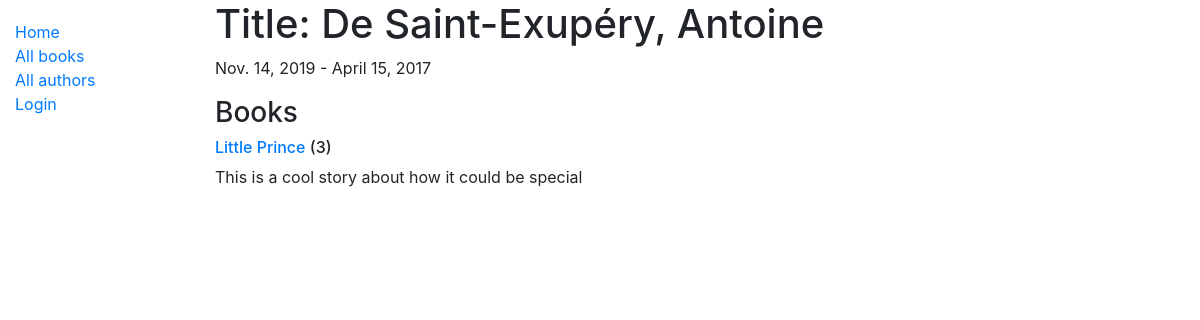
The page /catalog/authors/3 on the database as committed earlier.
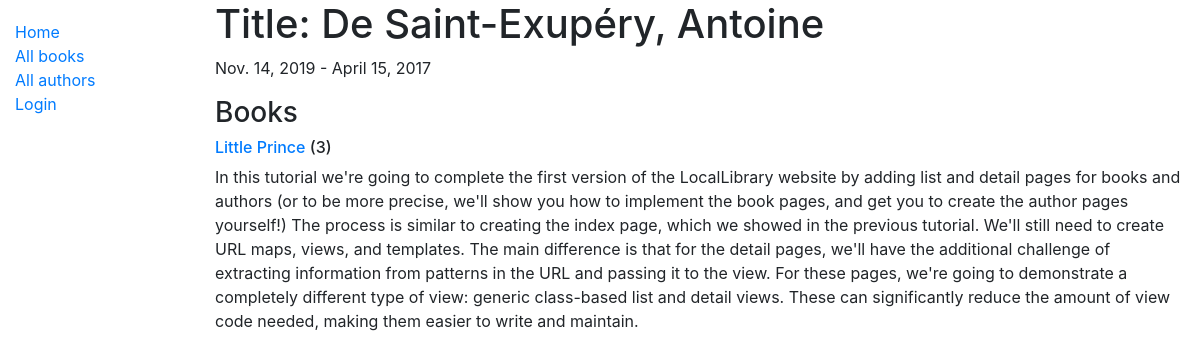
The same page on the database as committed later.
### catalog/models.py (models this page shows, shortened)
class Book(models.Model):
    title = models.CharField(max_length=200)
    author = models.ForeignKey('Author', on_delete=models.SET_NULL, null=True)
    summary = models.TextField(max_length=1000, help_text='Enter a brief description of the book')
    isbn = models.CharField('ISBN', max_length=13,
                            help_text='13 Character <a href="https://www.isbn-international.org/content/what-isbn">ISBN number</a>')
    genre = models.ManyToManyField(Genre, help_text='Select a genre for this book')

### catalog/views.py (the view)
# urls.py: path('authors/<int:pk>', views.AuthorDetailView.as_view(), name= 'author-detail'),
class AuthorDetailView(generic.DetailView):
    model = Author
    template_name = 'author_detail.html'

### catalog/templates/author_detail.html
{% extends "base_generic.html" %}
{% block content %}
  <h1>Title: {{ author.last_name }}, {{ author.first_name }}</h1>
  <p>{{author.date_of_death}} - {{author.date_of_birth}}</p>
  <h3>Books</h3>
  {% for book in  author.book_set.all %}
  <h6><a href="{% url 'book-detail' book.pk %}">{{book.title}}</a> ({{book.bookinstance_set.count}})</h6>
  <p>{{ book.summary }}</p>
  <br>
  {% endfor %}
{% endblock %}

Rows that differ between the two databases and show on the page:
changed Book "Little Prince": summary "This is a cool story about how it could be special" → "In this tutorial we're going to complete the first version of the LocalLibrary website by adding list and detail pages for books and authors (or to be more precise, we'll show you how to implement the book pages, and get you to create the author pages yourself!) The process is similar to creating the index page, which we showed in the previous tutorial. We'll still need to create URL maps, views, and templates. The main difference is that for the detail pages, we'll have the additional challenge of extracting information from patterns in the URL and passing it to the view. For these pages, we're going to demonstrate a completely different type of view: generic class-based list and detail…"
